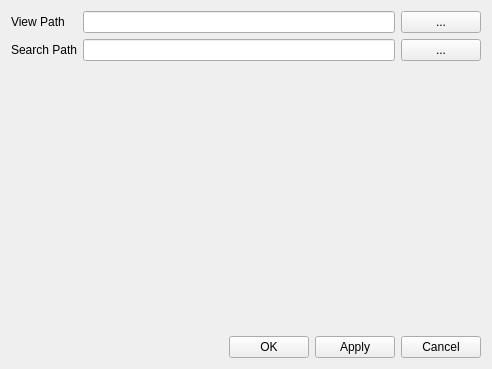
<?xml version="1.0" encoding="UTF-8"?>
<ui version="4.0">
 <class>SettingsDialog</class>
 <widget class="MdiChild" name="SettingsDialog">
  <property name="geometry">
   <rect>
    <x>0</x>
    <y>0</y>
    <width>492</width>
    <height>369</height>
   </rect>
  </property>
  <property name="windowTitle">
   <string>Form</string>
  </property>
  <layout class="QVBoxLayout" name="verticalLayout">
   <item>
    <layout class="QFormLayout" name="formLayout">
     <item row="0" column="0">
      <widget class="QLabel" name="label">
       <property name="text">
        <string>View Path</string>
       </property>
      </widget>
     </item>
     <item row="0" column="1">
      <layout class="QHBoxLayout" name="horizontalLayout_2">
       <item>
        <widget class="QLineEdit" name="viewPathEdit"/>
       </item>
       <item>
        <widget class="QPushButton" name="viewPathButton">
         <property name="text">
          <string>...</string>
         </property>
        </widget>
       </item>
      </layout>
     </item>
     <item row="2" column="1">
      <layout class="QHBoxLayout" name="horizontalLayout_3">
       <item>
        <widget class="QLineEdit" name="searchPathEdit"/>
       </item>
       <item>
        <widget class="QPushButton" name="searchPathButton">
         <property name="text">
          <string>...</string>
         </property>
        </widget>
       </item>
      </layout>
     </item>
     <item row="2" column="0">
      <widget class="QLabel" name="label_2">
       <property name="text">
        <string>Search Path</string>
       </property>
      </widget>
     </item>
    </layout>
   </item>
   <item>
    <spacer name="verticalSpacer">
     <property name="orientation">
      <enum>Qt::Vertical</enum>
     </property>
     <property name="sizeHint" stdset="0">
      <size>
       <width>20</width>
       <height>40</height>
      </size>
     </property>
    </spacer>
   </item>
   <item>
    <layout class="QHBoxLayout" name="horizontalLayout">
     <item>
      <spacer name="horizontalSpacer">
       <property name="orientation">
        <enum>Qt::Horizontal</enum>
       </property>
       <property name="sizeHint" stdset="0">
        <size>
         <width>40</width>
         <height>20</height>
        </size>
       </property>
      </spacer>
     </item>
     <item>
      <widget class="QPushButton" name="okButton">
       <property name="text">
        <string>OK</string>
       </property>
      </widget>
     </item>
     <item>
      <widget class="QPushButton" name="applyButton">
       <property name="text">
        <string>Apply</string>
       </property>
      </widget>
     </item>
     <item>
      <widget class="QPushButton" name="cancelButton">
       <property name="text">
        <string>Cancel</string>
       </property>
      </widget>
     </item>
    </layout>
   </item>
  </layout>
 </widget>
 <customwidgets>
  <customwidget>
   <class>MdiChild</class>
   <extends>QWidget</extends>
   <header>../api/api.h</header>
   <container>1</container>
  </customwidget>
 </customwidgets>
 <resources/>
 <connections/>
</ui>
